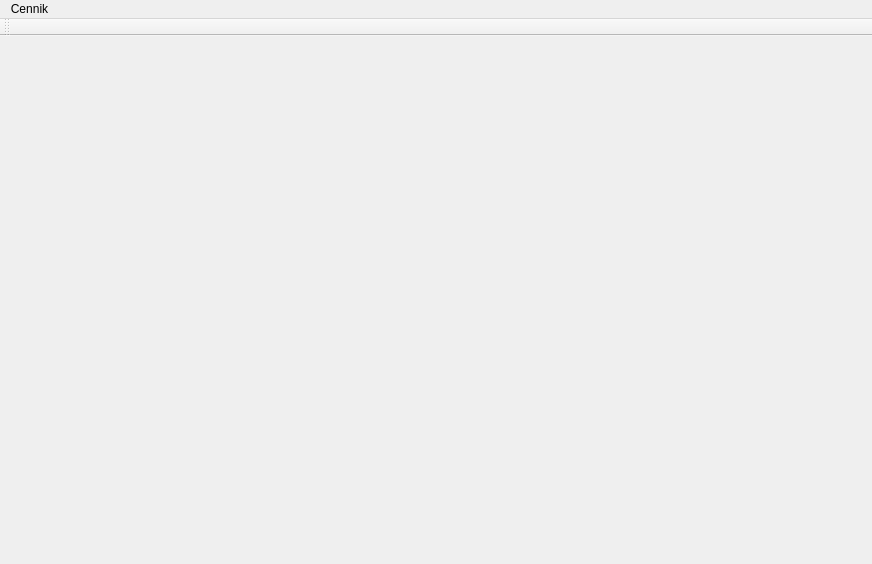
<?xml version="1.0" encoding="UTF-8"?>
<ui version="4.0">
 <class>MainWindow</class>
 <widget class="QMainWindow" name="MainWindow">
  <property name="geometry">
   <rect>
    <x>0</x>
    <y>0</y>
    <width>872</width>
    <height>564</height>
   </rect>
  </property>
  <property name="windowTitle">
   <string>Advertiser</string>
  </property>
  <widget class="QWidget" name="centralWidget">
   <layout class="QVBoxLayout" name="verticalLayout">
    <item>
     <widget class="QStackedWidget" name="stackedWidget">
      <widget class="QWidget" name="page"/>
      <widget class="QWidget" name="page_2"/>
     </widget>
    </item>
   </layout>
  </widget>
  <widget class="QMenuBar" name="menuBar">
   <property name="geometry">
    <rect>
     <x>0</x>
     <y>0</y>
     <width>872</width>
     <height>22</height>
    </rect>
   </property>
   <widget class="QMenu" name="menuCennik">
    <property name="title">
     <string>Cennik</string>
    </property>
   </widget>
   <addaction name="menuCennik"/>
  </widget>
  <widget class="QToolBar" name="mainToolBar">
   <attribute name="toolBarArea">
    <enum>TopToolBarArea</enum>
   </attribute>
   <attribute name="toolBarBreak">
    <bool>false</bool>
   </attribute>
  </widget>
 </widget>
 <layoutdefault spacing="6" margin="11"/>
 <resources/>
 <connections/>
</ui>
